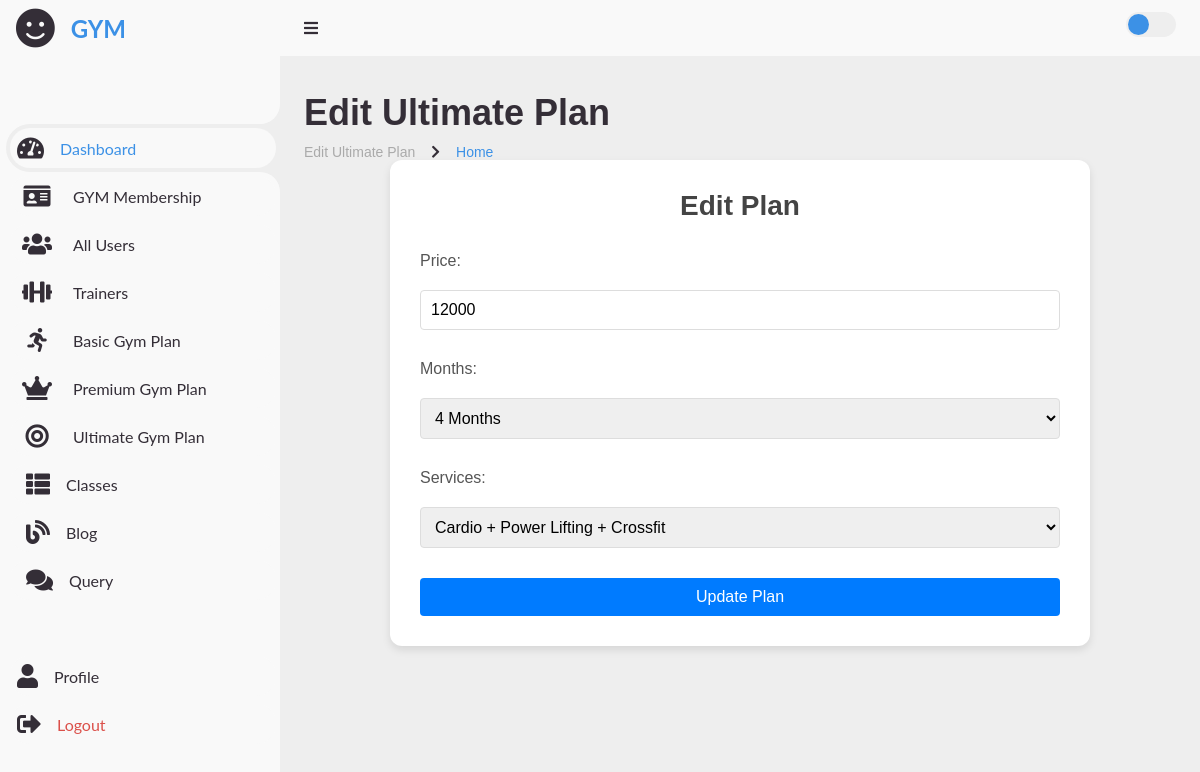
The app's page /admin/edit_premium_plan.php?id=1 (signed in) with its own data.
### tables this page shows
CREATE TABLE `gym_premium_plan` (
  `id` int(100) NOT NULL,
  `price` varchar(100) NOT NULL,
  `months` varchar(100) NOT NULL,
  `selectservices` varchar(255) NOT NULL
);

### admin/edit_premium_plan.php (the view, shortened to what this page needs)
<?php
include_once "../config/dbconnect.php";
$plan = null;
if (isset($_GET['id'])) {
  $id = intval($_GET['id']);
  $query = "SELECT * FROM gym_premium_plan WHERE id='$id'";
  $query_run = mysqli_query($conn, $query);
  if ($query_run) {
    $plan = mysqli_fetch_assoc($query_run);
  } else {
    echo "Error fetching plan: " . mysqli_error($conn);
    exit();
  }
}
?>
<?php include './shortcuts/admin_header.php'; ?>
<main>
  <div class="head-title">
    <div class="left">
      <h1>Edit Ultimate Plan</h1>
      <ul class="breadcrumb">
        <li><a href="#">Edit Ultimate Plan</a></li>
        <li><i class='fas fa-chevron-right'></i></li>
        <li><a class="active" href="admin_home.php">Home</a></li>
      </ul>
    </div>
  </div>
  <div class="form-container">
    <h2 class="form-title">Edit Plan</h2>
    <form action="" method="POST" class="user-form">
      <label for="price" class="form-label">Price:</label>
      <input type="text" name="price" value="<?php echo isset($plan['price']) ? htmlspecialchars($plan['price']) : ''; ?>" class="form-input" required>
      <label for="months" class="form-label">Months:</label>
      <select class="form-control" name="months" required>
        <option value="4 Months" <?php echo $plan['months'] == '4 Months' ? 'selected' : ''; ?>>4 Months</option>
      </select>
      <label for="selectservices" class="form-label">Services:</label>
      <select class="form-control" name="selectservices" required>
        <option value="Cardio + Power Lifting + Crossfit" <?php echo isset($plan['selectservices']) && $plan['selectservices'] == 'Cardio + Power Lifting + Crossfit' ? 'selected' : ''; ?>>Cardio + Power Lifting + Crossfit</option>
      </select>
      <button type="submit" class="form-button" name="update_plan">Update Plan</button>
    </form>
  </div>
</main>
</section>
</body>
</html>

### admin/css/style.css (style rules this page uses)
* { margin: 0; padding: 0; box-sizing: border-box; }
a { text-decoration: none; }
li { list-style: none; }
button { cursor: pointer; }
:root { --poppins: 'Poppins', sans-serif; --lato: 'Lato', sans-serif; --light: #F9F9F9; --blue: #3C91E6; --light-blue: #CFE8FF; --grey: #eee; --dark-grey: #AAAAAA; --dark: #342E37; --red: #DB504A; --yellow: #FFCE26; --light-yellow: #FFF2C6; --orange: #FD7238; --light-orange: #FFE0D3; }
html { overflow-x: hidden; }
body { background: var(--grey); overflow-x: hidden; }
.fas { color: var(--dark); }
.head-title h1 { font-size: 28px; margin-bottom: 20px; }
.breadcrumb { list-style: none; padding: 0; margin: 0; }
.breadcrumb li { display: inline; font-size: 14px; color: #666; }
#content main { width: 100%; padding: 36px 24px; font-family: var(--poppins); max-height: calc(100vh - 56px); overflow-y: auto; }
#content main .head-title { display: flex; align-items: center; justify-content: space-between; gap: 16px; flex-wrap: wrap; }
#content main .head-title .left h1 { font-size: 36px; font-weight: 600; margin-bottom: 10px; color: var(--dark); }
#content main .head-title .left .breadcrumb { display: flex; align-items: center; gap: 16px; }
#content main .head-title .left .breadcrumb li { color: var(--dark); }
#content main .head-title .left .breadcrumb li a { color: var(--dark-grey); pointer-events: none; }
#content main .head-title .left .breadcrumb li a.active { color: var(--blue); pointer-events: unset; }
form { display: flex; flex-direction: column; }
label { font-size: 16px; margin-bottom: 5px; color: #555; }
input[type="text"], input[type="email"], select { padding: 10px; border: 1px solid #ddd; border-radius: 4px; margin-bottom: 15px; font-size: 16px; }
button { padding: 10px 20px; border: none; border-radius: 4px; background-color: #007bff; color: #fff; font-size: 16px; cursor: pointer; transition: background-color 0.3s ease; }
.form-container { max-width: 700px; margin: 0 auto; padding: 30px; background-color: #ffffff; border-radius: 12px; box-shadow: 0 4px 8px rgba(0, 0, 0, 0.1); }
.form-title { font-size: 28px; margin-bottom: 30px; color: #444; text-align: center; }
form { display: grid; gap: 15px; }
label { font-size: 16px; color: #555; margin-bottom: 8px; }
input[type="text"], textarea, input[type="file"] { font-size: 16px; padding: 10px; border: 1px solid #ddd; border-radius: 4px; width: 100%; box-sizing: border-box; }
button[type="submit"] { background-color: #007bff; color: #fff; border: none; border-radius: 4px; padding: 12px 20px; font-size: 16px; cursor: pointer; transition: background-color 0.3s ease; }
.user-form .form-label { font-size: 16px; margin-bottom: 5px; color: #555; }
.user-form .form-input { padding: 10px; border: 1px solid #ddd; border-radius: 4px; margin-bottom: 15px; font-size: 16px; }
.user-form .form-button { padding: 10px 20px; border: none; border-radius: 4px; background-color: #007bff; color: #fff; font-size: 16px; cursor: pointer; transition: background-color 0.3s ease; }

### records on screen
gym_premium_plan: price "12000", months "4 Months", selectservices "Cardio + Power Lifting + Crossfit"
